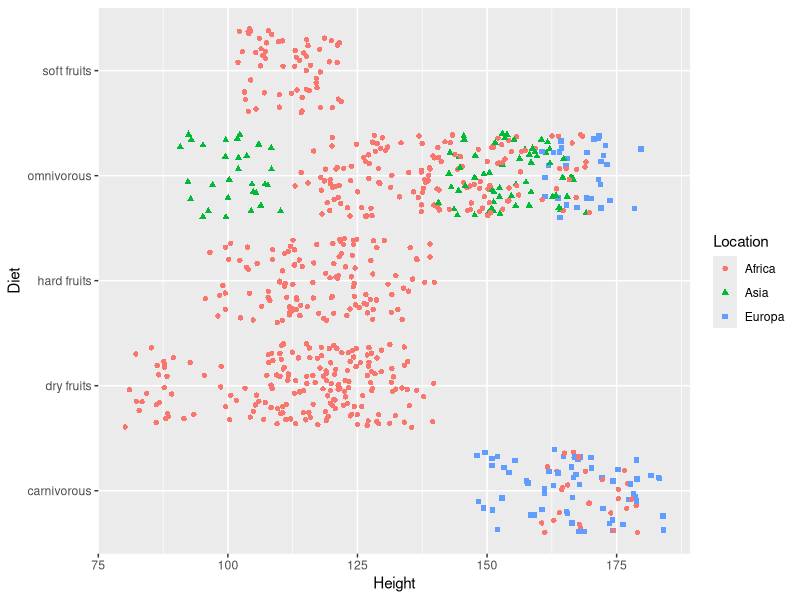
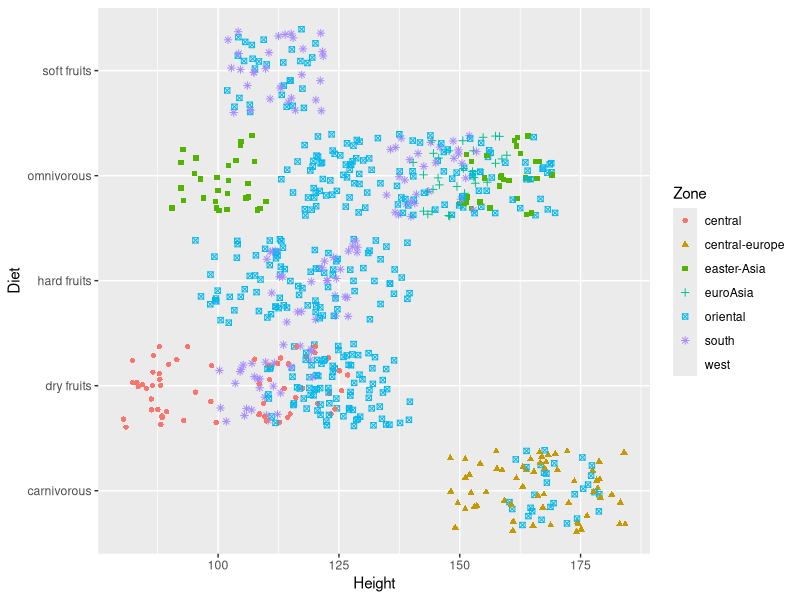
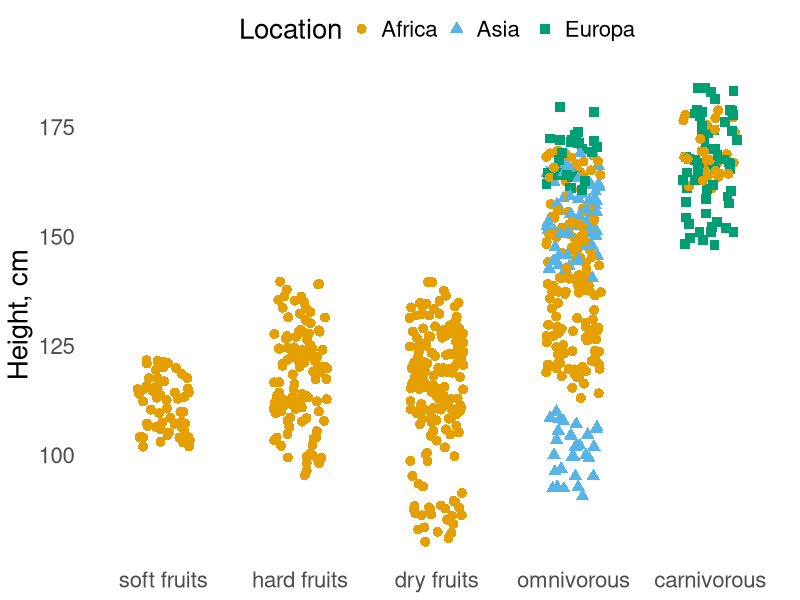
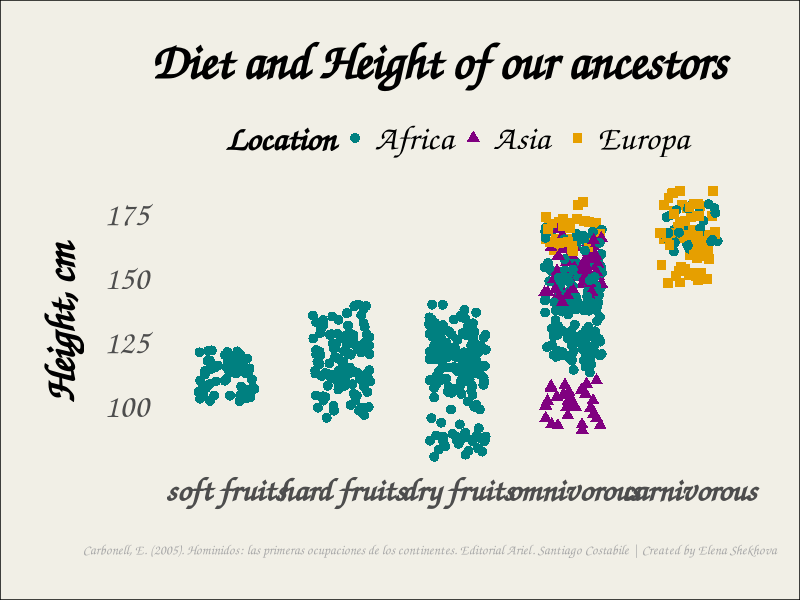
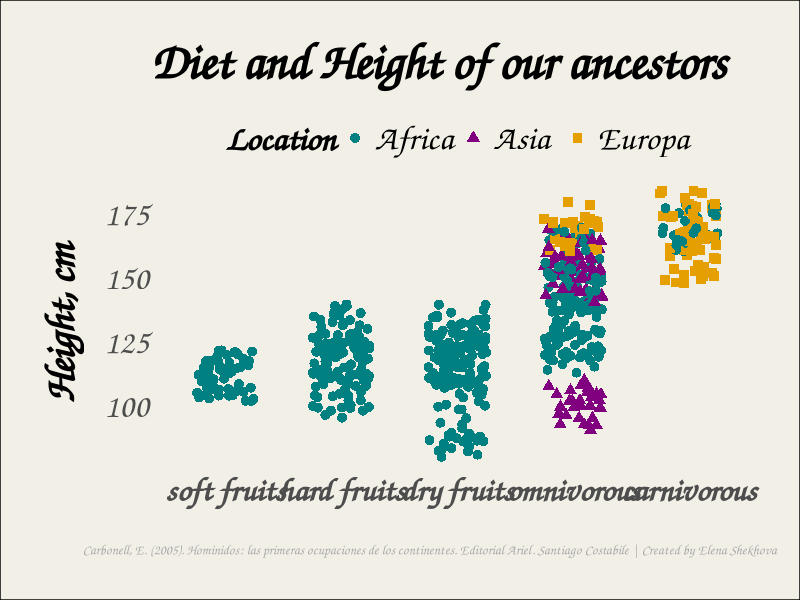

These charts were generated, in order, by the following R code: (Note: this script raises an error after producing the figures.)
## ---- chunk 1
library(dplyr)
library(ggplot2)
homid_data <- read.csv(file = "Day05_evolution/Homininos_DataSet (1).csv", header = TRUE)
homid_data$Diet <- gsub("omnivore", "omnivorous", homid_data$Diet)
## ---- chunk 2

HandD<-ggplot(homid_data, aes(x=Height, y=Diet)) +
  geom_jitter(aes(color = Location, shape = Location),
              position=position_jitter(0.2))
HandD


## ---- chunk 3
HandD2<-ggplot(homid_data, aes(x=Height, y=Diet)) +
  geom_jitter(aes(color = Zone, shape = Zone),
              position=position_jitter(0.2))
HandD2
## ---- chunk 4
location_colors <- c("#E69F00", "#56B4E9", "#009E73")  # Yellow, Blue, Green

# Define order of Diet categories
diet_order <- c("soft fruits", "hard fruits", "dry fruits", "omnivorous", "carnivorous")

# Plot with modifications
HandD <- ggplot(homid_data, aes(x = factor(Diet, levels = diet_order), y = Height)) +
  geom_jitter(aes(color = Location, shape = Location), position = position_jitter(0.2), size = 3) +
  scale_color_manual(values = location_colors) +
  ylab("Height, cm")+
  theme_minimal() +
  theme(
    text = element_text(size = 20),
    legend.position = "top",  # Place legend above the plot
    panel.grid.major = element_blank(),  # Remove major gridlines
    panel.grid.minor = element_blank(),  # Remove minor gridlines
    panel.background = element_blank(),  # Remove panel background
    plot.background = element_blank(),   # Remove plot background
    axis.title.x = element_blank()  # Rename y-axis label
  )

HandD
## ---- chunk 5

location_colors <- c("#008080", "#800080", "#E69F00")


# Define order of Diet categories
diet_order <- c("soft fruits", "hard fruits", "dry fruits", "omnivorous", "carnivorous")


# Plot with modifications
HandD <- ggplot(homid_data, aes(x = factor(Diet, levels = diet_order), y = Height)) +
  geom_jitter(aes(color = Location, shape = Location), position = position_jitter(0.25), size = 3) +
  scale_color_manual(values = location_colors) +
  ylab("Height, cm")+
  theme_minimal() +
  theme(
    panel.border = element_blank(),
    text = element_text(size = 30, family = "Comic Sans MS"),
    legend.title = element_text(size = 25, face = "bold"),
    legend.text = element_text(size = 25),
    legend.position = "top",  # Place legend above the plot
    panel.grid.major = element_blank(),  # Remove major gridlines
    panel.grid.minor = element_blank(),  # Remove minor gridlines
    plot.background = element_rect(fill = "#F1EFE6"),  # Set plot background color
    axis.title.x = element_blank(),
    axis.text.x = element_text(face = "bold"),
    axis.title.y = element_text(margin = margin(r = 15), face = "bold"),
    plot.title = element_text(hjust = -0.2, margin = margin(b = 15), face = "bold"),
    plot.caption = element_text(size = 10, color = "#A9A9A9", hjust = 0.8,  margin = margin(t = 25)),
    plot.margin = margin(30, 30, 30, 30)
  ) +
  labs(title = "Diet and Height of our ancestors", caption = 'Carbonell, E. (2005). Hominidos: las primeras ocupaciones de los continentes. Editorial Ariel. Santiago Costabile | Created by Elena Shekhova')

HandD
ggsave("HandD.png", plot = HandD, width = 4000, height = 3000, units = "px", dpi = 300)


## ---- chunk 6

title <- "<b>Diet and Height of our ancestors</b>"
sub <- "Studying characteristics of our ancestors helps us better understand human evolution. By looking at eating patterns of different hominids, we can see that fruit-eaters were shorter than carnivores, and lived in Africa. Carnivores were taller than fruit-eaters, they lived either in Africa or Europe. Asia was home only for omnivores."

# Plot without modifications
HandD <- ggplot(homid_data, aes(x = factor(Diet, levels = diet_order), y = Height)) +
        geom_jitter(aes(color = Location, shape = Location), position = position_jitter(0.25), size = 3) +
        scale_color_manual(values = location_colors) +
        ylab("Height, cm") +
        theme_minimal() +
        theme(
                panel.border = element_blank(),
                text = element_text(size = 25, family = "mono"),
                legend.title = element_text(size = 20, face = "bold"),
                legend.text = element_text(size = 20),
                legend.position = "top",  # Place legend above the plot
                panel.grid.major = element_blank(),  # Remove major gridlines
                panel.grid.minor = element_blank(),  # Remove minor gridlines
                plot.background = element_rect(fill = "#F1EFE6"),  # Set plot background color
                axis.title.x = element_blank(),
                axis.text.x = element_text(face = "bold"),
                axis.title.y = element_text(margin = margin(r = 15), face = "bold"),
                plot.title = element_markdown(size = 25, margin = margin(b = 15), hjust = 0.5),
                plot.caption = element_text(size = 10, color = "#A9A9A9", hjust = 0.9, margin = margin(t = 25)),
                plot.margin = margin(30, 30, 30, 30)
        ) +
  labs(title = "Diet and Height of our ancestors", subtitle = "texttetxtextetxtetxzttt", caption = 'Carbonell, E. (2005). Hominidos: las primeras ocupaciones de los continentes. Editorial Ariel. Santiago Costabile | Created by Elena Shekhova')
HandD



